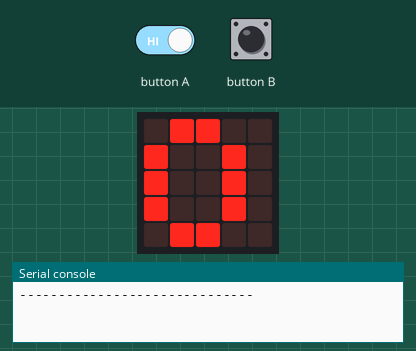
Simulated run of this program. Board: BBC micro:bit running MicroPython. Parts: the board's 5×5 LED display, the last lines printed to the serial console. The test bench sets the inputs (shaded band). No radio messages arrive unless stated (any console line starting 'radio sent:' is added by the test bench).

Above: at 1.2 s.
1.3 s: button B pressed for 0.15 s
At 1.9 s:
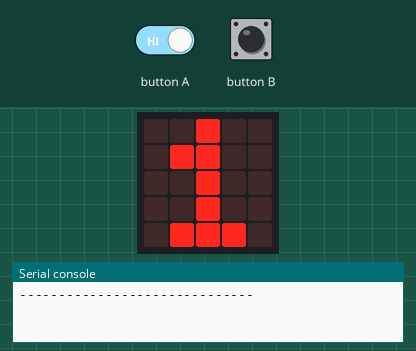
2.9 s: button B pressed for 1 s
At 3.3 s:
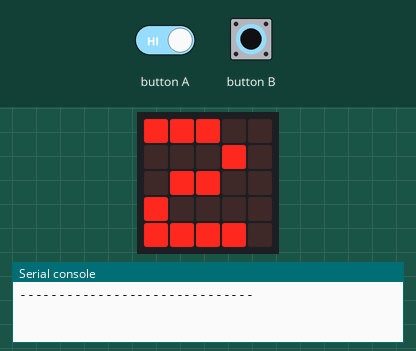
5.4 s: button A driven LOW and button B driven LOW
At 5.61 s:
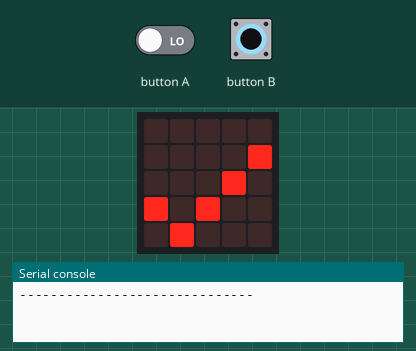
7.3 s: button B pressed 5 times (0.12 s each, 0.3 s apart)
At 9.4 s:
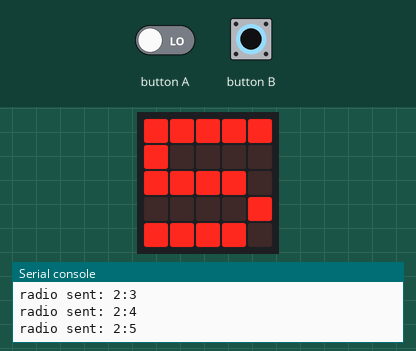
Timing chart, 0 to 10.9 s (numbered marks = the images above; inputs shaded):
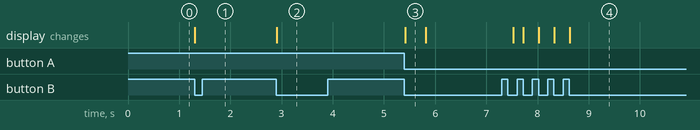

Measured:
- after the input at 1.3 s, the display: changes at once (image 1)
- after the input at 2.9 s, the display: changes at once (image 2)
- after the input at 5.4 s, the display: changes at once (image 3)
- after the input at 7.3 s, the display: first changes after 0.22 s (image 4 shows a later state)
- what the display in image 3 shows lasts 0.4 s, from 5.4 s to 5.8 s

The program:

watch.py
```python
import random
from microbit import *
import radio

def show_score(score):
  if score < 10:
    display.show(str(score), wait=False)
  else:
    display.scroll(str(score), wait=False)

def send_score(score, team):
  radio.send(str(team)+':'+str(score))

radio.on()
radio.config(group=255)

uart.write('-'*30 + '\r\n')

teams = 11
team = 0
score = 0
state = 'choose team'


display.show(str(team))

while True:
  if state == 'choose team':
    a = button_a.was_pressed()
    b = button_b.was_pressed()
    if a and b:
      state = 'update score'
      display.show(Image.YES)
      sleep(400)
      show_score(score)
      button_a.get_presses()
      button_b.get_presses()
    elif a:
      team -= 1
      if team < 0:
        team = 0
      display.show(str(team))
    elif b:
      team += 1
      if team > teams-1:
        team = teams-1
      display.show(str(team))
    sleep(100)

  elif state == 'update score':
    a = button_a.get_presses()
    b = button_b.get_presses()
    if a and b:
      score += 10
      show_score(score)
      send_score(score, team)
    elif a:
      score -= a
      show_score(score)
      send_score(score, team)
    elif b:
      score += b
      show_score(score)
      send_score(score, team)
    sleep(100)
```
